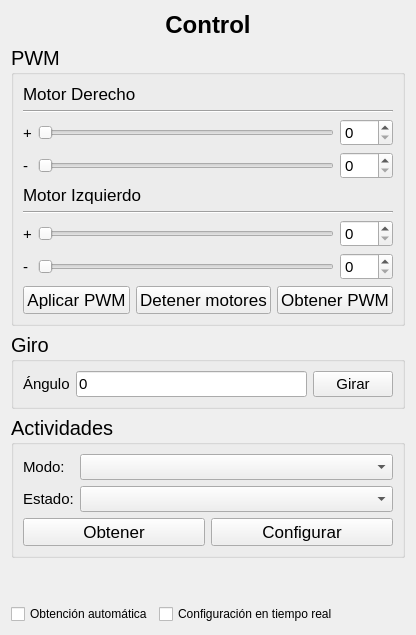
      <widget class="QWidget" name="pageControl">
       <layout class="QVBoxLayout" name="verticalLayout_12">
        <item>
         <widget class="QLabel" name="titleHome_2">
          <property name="font">
           <font>
            <pointsize>18</pointsize>
            <bold>true</bold>
           </font>
          </property>
          <property name="text">
           <string>Control</string>
          </property>
          <property name="alignment">
           <set>Qt::AlignmentFlag::AlignCenter</set>
          </property>
         </widget>
        </item>
        <item>
         <widget class="QGroupBox" name="groupBoxPWM">
          <property name="font">
           <font>
            <pointsize>15</pointsize>
           </font>
          </property>
          <property name="title">
           <string>PWM</string>
          </property>
          <layout class="QVBoxLayout" name="verticalLayout_13">
           <item>
            <widget class="QLabel" name="label_12">
             <property name="font">
              <font>
               <pointsize>13</pointsize>
              </font>
             </property>
             <property name="text">
              <string>Motor Derecho</string>
             </property>
            </widget>
           </item>
           <item>
            <widget class="Line" name="line_8">
             <property name="orientation">
              <enum>Qt::Orientation::Horizontal</enum>
             </property>
            </widget>
           </item>
           <item>
            <layout class="QGridLayout" name="gridLayout_4">
             <item row="1" column="0">
              <widget class="QLabel" name="label_15">
               <property name="font">
                <font>
                 <pointsize>11</pointsize>
                </font>
               </property>
               <property name="text">
                <string>-</string>
               </property>
              </widget>
             </item>
             <item row="0" column="0">
              <widget class="QLabel" name="label_13">
               <property name="font">
                <font>
                 <pointsize>11</pointsize>
                </font>
               </property>
               <property name="text">
                <string>+</string>
               </property>
              </widget>
             </item>
             <item row="1" column="1">
              <widget class="QSlider" name="hSliderRightMotorNeg">
               <property name="maximum">
                <number>100</number>
               </property>
               <property name="singleStep">
                <number>1</number>
               </property>
               <property name="pageStep">
                <number>5</number>
               </property>
               <property name="orientation">
                <enum>Qt::Orientation::Horizontal</enum>
               </property>
               <property name="tickInterval">
                <number>1</number>
               </property>
              </widget>
             </item>
             <item row="0" column="1">
              <widget class="QSlider" name="hSliderRightMotorPos">
               <property name="font">
                <font>
                 <pointsize>13</pointsize>
                </font>
               </property>
               <property name="maximum">
                <number>100</number>
               </property>
               <property name="singleStep">
                <number>1</number>
               </property>
               <property name="pageStep">
                <number>5</number>
               </property>
               <property name="sliderPosition">
                <number>0</number>
               </property>
               <property name="tracking">
                <bool>true</bool>
               </property>
               <property name="orientation">
                <enum>Qt::Orientation::Horizontal</enum>
               </property>
               <property name="invertedAppearance">
                <bool>false</bool>
               </property>
               <property name="invertedControls">
                <bool>false</bool>
               </property>
               <property name="tickPosition">
                <enum>QSlider::TickPosition::NoTicks</enum>
               </property>
               <property name="tickInterval">
                <number>1</number>
               </property>
              </widget>
             </item>
             <item row="0" column="2">
              <widget class="QSpinBox" name="spinBoxRightMotorPos">
               <property name="font">
                <font>
                 <pointsize>11</pointsize>
                </font>
               </property>
               <property name="maximum">
                <number>100</number>
               </property>
               <property name="singleStep">
                <number>1</number>
               </property>
              </widget>
             </item>
             <item row="1" column="2">
              <widget class="QSpinBox" name="spinBoxRightMotorNeg">
               <property name="font">
                <font>
                 <pointsize>11</pointsize>
                </font>
               </property>
               <property name="maximum">
                <number>100</number>
               </property>
               <property name="singleStep">
                <number>1</number>
               </property>
              </widget>
             </item>
            </layout>
           </item>
           <item>
            <widget class="QLabel" name="label_17">
             <property name="font">
              <font>
               <pointsize>13</pointsize>
              </font>
             </property>
             <property name="text">
              <string>Motor Izquierdo</string>
             </property>
            </widget>
           </item>
           <item>
            <widget class="Line" name="line_9">
             <property name="orientation">
              <enum>Qt::Orientation::Horizontal</enum>
             </property>
            </widget>
           </item>
           <item>
            <layout class="QGridLayout" name="gridLayout_5">
             <item row="1" column="0">
              <widget class="QLabel" name="label_19">
               <property name="font">
                <font>
                 <pointsize>11</pointsize>
                </font>
               </property>
               <property name="text">
                <string>-</string>
               </property>
              </widget>
             </item>
             <item row="0" column="1">
              <widget class="QSlider" name="hSliderLeftMotorPos">
               <property name="font">
                <font>
                 <pointsize>11</pointsize>
                </font>
               </property>
               <property name="maximum">
                <number>100</number>
               </property>
               <property name="singleStep">
                <number>1</number>
               </property>
               <property name="pageStep">
                <number>5</number>
               </property>
               <property name="orientation">
                <enum>Qt::Orientation::Horizontal</enum>
               </property>
               <property name="tickInterval">
                <number>1</number>
               </property>
              </widget>
             </item>
             <item row="1" column="1">
              <widget class="QSlider" name="hSliderLeftMotorNeg">
               <property name="font">
                <font>
                 <pointsize>11</pointsize>
                </font>
               </property>
               <property name="maximum">
                <number>100</number>
               </property>
               <property name="singleStep">
                <number>1</number>
               </property>
               <property name="pageStep">
                <number>5</number>
               </property>
               <property name="value">
                <number>0</number>
               </property>
               <property name="tracking">
                <bool>true</bool>
               </property>
               <property name="orientation">
                <enum>Qt::Orientation::Horizontal</enum>
               </property>
               <property name="tickPosition">
                <enum>QSlider::TickPosition::NoTicks</enum>
               </property>
               <property name="tickInterval">
                <number>1</number>
               </property>
              </widget>
             </item>
             <item row="0" column="0">
              <widget class="QLabel" name="label_18">
               <property name="font">
                <font>
                 <pointsize>11</pointsize>
                </font>
               </property>
               <property name="text">
                <string>+</string>
               </property>
              </widget>
             </item>
             <item row="0" column="2">
              <widget class="QSpinBox" name="spinBoxLeftMotorPos">
               <property name="font">
                <font>
                 <pointsize>11</pointsize>
                </font>
               </property>
               <property name="maximum">
                <number>100</number>
               </property>
               <property name="singleStep">
                <number>1</number>
               </property>
              </widget>
             </item>
             <item row="1" column="2">
              <widget class="QSpinBox" name="spinBoxLeftMotorNeg">
               <property name="font">
                <font>
                 <pointsize>11</pointsize>
                </font>
               </property>
               <property name="maximum">
                <number>100</number>
               </property>
               <property name="singleStep">
                <number>1</number>
               </property>
              </widget>
             </item>
            </layout>
           </item>
           <item>
            <layout class="QHBoxLayout" name="horizontalLayout_11">
             <item>
              <widget class="QPushButton" name="btnApplyPWM">
               <property name="font">
                <font>
                 <pointsize>13</pointsize>
                </font>
               </property>
               <property name="text">
                <string>Aplicar PWM</string>
               </property>
              </widget>
             </item>
             <item>
              <widget class="QPushButton" name="btnStopMotor">
               <property name="font">
                <font>
                 <pointsize>13</pointsize>
                </font>
               </property>
               <property name="text">
                <string>Detener motores</string>
               </property>
              </widget>
             </item>
             <item>
              <widget class="QPushButton" name="btnGetPWM">
               <property name="font">
                <font>
                 <pointsize>13</pointsize>
                </font>
               </property>
               <property name="text">
                <string>Obtener PWM</string>
               </property>
              </widget>
             </item>
            </layout>
           </item>
          </layout>
         </widget>
        </item>
        <item>
         <widget class="QGroupBox" name="groupBoxGiro">
          <property name="font">
           <font>
            <pointsize>15</pointsize>
           </font>
          </property>
          <property name="title">
           <string>Giro</string>
          </property>
          <layout class="QVBoxLayout" name="verticalLayout_18">
           <item>
            <layout class="QHBoxLayout" name="horizontalLayout_19">
             <item>
              <widget class="QLabel" name="label_30">
               <property name="font">
                <font>
                 <pointsize>11</pointsize>
                </font>
               </property>
               <property name="text">
                <string>Ángulo</string>
               </property>
              </widget>
             </item>
             <item>
              <widget class="QLineEdit" name="editTurnAngle">
               <property name="font">
                <font>
                 <pointsize>11</pointsize>
                </font>
               </property>
               <property name="text">
                <string>0</string>
               </property>
              </widget>
             </item>
             <item>
              <widget class="QPushButton" name="btnSendTurnAngle">
               <property name="font">
                <font>
                 <pointsize>11</pointsize>
                </font>
               </property>
               <property name="text">
                <string>Girar</string>
               </property>
              </widget>
             </item>
            </layout>
           </item>
          </layout>
         </widget>
        </item>
        <item>
         <widget class="QGroupBox" name="groupBox_2">
          <property name="font">
           <font>
            <pointsize>15</pointsize>
           </font>
          </property>
          <property name="title">
           <string>Actividades</string>
          </property>
          <layout class="QVBoxLayout" name="verticalLayout_21">
           <item>
            <layout class="QGridLayout" name="gridLayout_8">
             <item row="0" column="1">
              <widget class="QComboBox" name="comboRobotMode">
               <property name="sizePolicy">
                <sizepolicy hsizetype="MinimumExpanding" vsizetype="Fixed">
                 <horstretch>0</horstretch>
                 <verstretch>0</verstretch>
                </sizepolicy>
               </property>
               <property name="font">
                <font>
                 <pointsize>11</pointsize>
                </font>
               </property>
              </widget>
             </item>
             <item row="0" column="0">
              <widget class="QLabel" name="label_38">
               <property name="font">
                <font>
                 <pointsize>11</pointsize>
                </font>
               </property>
               <property name="text">
                <string>Modo:</string>
               </property>
              </widget>
             </item>
             <item row="1" column="0">
              <widget class="QLabel" name="label_39">
               <property name="font">
                <font>
                 <pointsize>11</pointsize>
                </font>
               </property>
               <property name="text">
                <string>Estado:</string>
               </property>
              </widget>
             </item>
             <item row="1" column="1">
              <widget class="QComboBox" name="comboRobotAppState">
               <property name="sizePolicy">
                <sizepolicy hsizetype="MinimumExpanding" vsizetype="Fixed">
                 <horstretch>0</horstretch>
                 <verstretch>0</verstretch>
                </sizepolicy>
               </property>
               <property name="font">
                <font>
                 <pointsize>11</pointsize>
                </font>
               </property>
              </widget>
             </item>
            </layout>
           </item>
           <item>
            <layout class="QHBoxLayout" name="horizontalLayout_22">
             <item>
              <widget class="QPushButton" name="btnGetRobotStatus">
               <property name="font">
                <font>
                 <pointsize>13</pointsize>
                </font>
               </property>
               <property name="text">
                <string>Obtener</string>
               </property>
              </widget>
             </item>
             <item>
              <widget class="QPushButton" name="btnSetRobotStatus">
               <property name="font">
                <font>
                 <pointsize>13</pointsize>
                </font>
               </property>
               <property name="text">
                <string>Configurar</string>
               </property>
              </widget>
             </item>
            </layout>
           </item>
          </layout>
         </widget>
        </item>
        <item>
         <spacer name="verticalSpacer_4">
          <property name="orientation">
           <enum>Qt::Orientation::Vertical</enum>
          </property>
          <property name="sizeHint" stdset="0">
           <size>
            <width>20</width>
            <height>40</height>
           </size>
          </property>
         </spacer>
        </item>
        <item>
         <layout class="QHBoxLayout" name="horizontalLayout_12">
          <item>
           <widget class="QCheckBox" name="chkAutoGetPWM">
            <property name="sizePolicy">
             <sizepolicy hsizetype="Minimum" vsizetype="Fixed">
              <horstretch>0</horstretch>
              <verstretch>0</verstretch>
             </sizepolicy>
            </property>
            <property name="text">
             <string>Obtención automática</string>
            </property>
           </widget>
          </item>
          <item>
           <widget class="QCheckBox" name="chkRealTimeSetPWM">
            <property name="text">
             <string>Configuración en tiempo real</string>
            </property>
           </widget>
          </item>
          <item>
           <spacer name="horizontalSpacer">
            <property name="orientation">
             <enum>Qt::Orientation::Horizontal</enum>
            </property>
            <property name="sizeHint" stdset="0">
             <size>
              <width>40</width>
              <height>20</height>
             </size>
            </property>
           </spacer>
          </item>
         </layout>
        </item>
       </layout>
      </widget>
